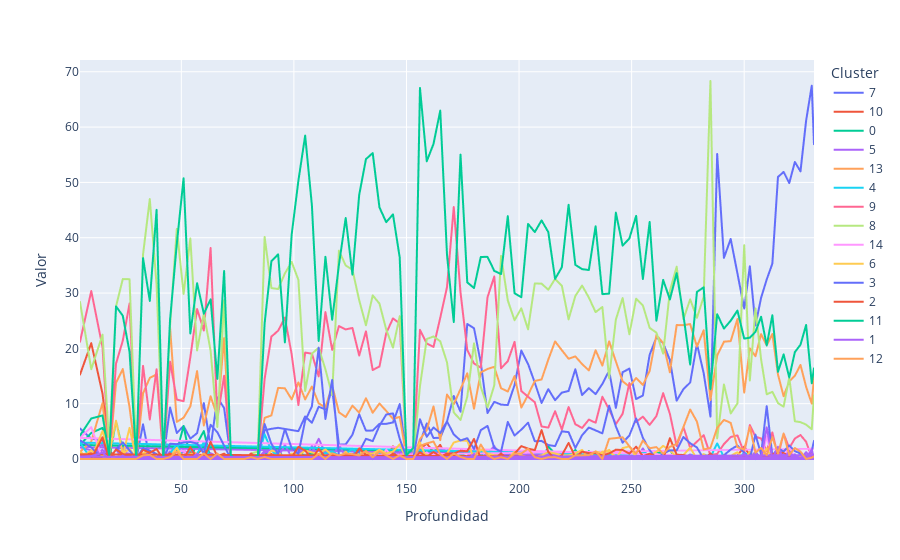

Notebook source saved alongside this figure:
### Markdown cell above
<h4> Metodo 1 - Cluster agglomerative </h4>

### Code cell
fig = px.line(df_cluster_agg_15_fam, x="Profundidad", y="Valor", color='Cluster')
fig.show()
